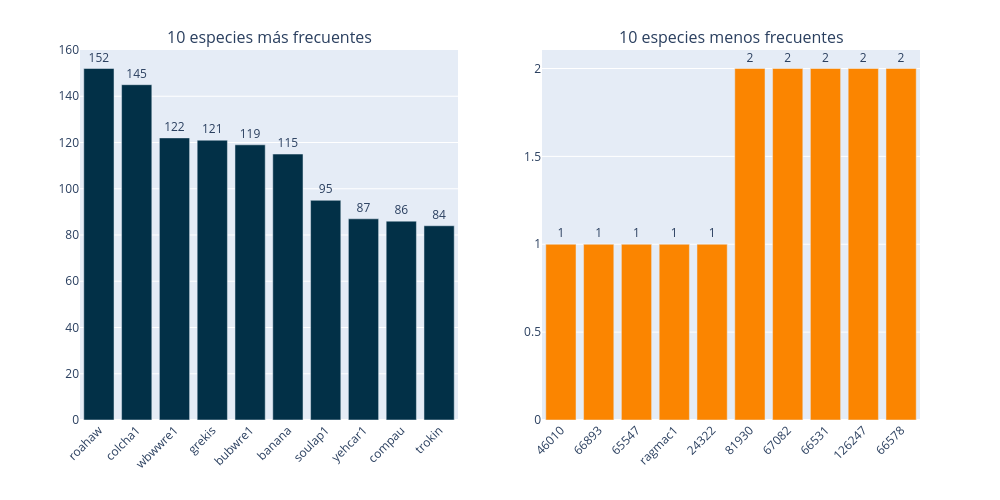

Here is the notebook cell this chart was saved with:
### Code cell
frecuenciacodigos = datatraincolombia['primary_label'].value_counts()

top10codigos = frecuenciacodigos.nlargest(10).reset_index()
top10codigos.columns = ['primary_label', 'count']

least10codigos = frecuenciacodigos.nsmallest(10).reset_index()
least10codigos.columns = ['primary_label', 'count']

for df_ in [top10codigos, least10codigos]:
    df_['percentage'] = (df_['count'] / len(datatraincolombia) * 100).round(2)

fig = make_subplots(rows=1, cols=2, subplot_titles=("10 especies más frecuentes", "10 especies menos frecuentes"))

fig.add_trace(
    go.Bar(
        x=top10codigos['primary_label'],
        y=top10codigos['count'],
        text=top10codigos['count'],
        textposition='outside',
        marker_color='#023047',
        customdata=top10codigos[['primary_label', 'percentage']].values,
        hovertemplate='Código: %{customdata[0]}<br>Porcentaje: %{customdata[1]}%',
        name='Primeras 10'
    ),
    row=1, col=1
)

fig.add_trace(
    go.Bar(
        x=least10codigos['primary_label'],
        y=least10codigos['count'],
        text=least10codigos['count'],
        textposition='outside',
        marker_color='#fb8500',
        customdata=least10codigos[['primary_label', 'percentage']].values,
        hovertemplate='Código: %{customdata[0]}<br>Porcentaje: %{customdata[1]}%',
        name='Últimas 10'
    ),
    row=1, col=2
)

fig.update_layout(
    showlegend=False,
    height=500,
    width=1000,
    xaxis_tickangle=-45,
    xaxis2_tickangle=-45,
    margin=dict(t=50)
)

fig.show()

### Figure 1 — Plotly figure (JSON) as saved in the notebook; plotly's stock layout.template omitted (floating-point values rounded to 4 significant figures)
{"data": [{"customdata": [["roahaw", 2.99], ["colcha1", 2.85], ["wbwwre1", 2.4], ["grekis", 2.38], ["bubwre1", 2.34], ["banana", 2.26], ["soulap1", 1.87], ["yehcar1", 1.71], ["compau", 1.69], ["trokin", 1.65]], "hovertemplate": "Código: %{customdata[0]}<br>Porcentaje: %{customdata[1]}%", "marker": {"color": "#023047"}, "name": "Primeras 10", "text": [152.0, 145.0, 122.0, 121.0, 119.0, 115.0, 95.0, 87.0, 86.0, 84.0], "textposition": "outside", "type": "bar", "x": ["roahaw", "colcha1", "wbwwre1", "grekis", "bubwre1", "banana", "soulap1", "yehcar1", "compau", "trokin"], "xaxis": "x", "y": [152, 145, 122, 121, 119, 115, 95, 87, 86, 84], "yaxis": "y"}, {"customdata": [["46010", 0.02], ["66893", 0.02], ["65547", 0.02], ["ragmac1", 0.02], ["24322", 0.02], ["81930", 0.04], ["67082", 0.04], ["66531", 0.04], ["126247", 0.04], ["66578", 0.04]], "hovertemplate": "Código: %{customdata[0]}<br>Porcentaje: %{customdata[1]}%", "marker": {"color": "#fb8500"}, "name": "Últimas 10", "text": [1.0, 1.0, 1.0, 1.0, 1.0, 2.0, 2.0, 2.0, 2.0, 2.0], "textposition": "outside", "type": "bar", "x": ["46010", "66893", "65547", "ragmac1", "24322", "81930", "67082", "66531", "126247", "66578"], "xaxis": "x2", "y": [1, 1, 1, 1, 1, 2, 2, 2, 2, 2], "yaxis": "y2"}], "layout": {"annotations": [{"font": {"size": 16}, "showarrow": false, "text": "10 especies más frecuentes", "x": 0.225, "xanchor": "center", "xref": "paper", "y": 1, "yanchor": "bottom", "yref": "paper"}, {"font": {"size": 16}, "showarrow": false, "text": "10 especies menos frecuentes", "x": 0.775, "xanchor": "center", "xref": "paper", "y": 1, "yanchor": "bottom", "yref": "paper"}], "height": 500, "margin": {"t": 50}, "showlegend": false, "width": 1000, "xaxis": {"anchor": "y", "domain": [0, 0.45], "tickangle": -45}, "xaxis2": {"anchor": "y2", "domain": [0.55, 1], "tickangle": -45}, "yaxis": {"anchor": "x", "domain": [0, 1]}, "yaxis2": {"anchor": "x2", "domain": [0, 1]}}}
